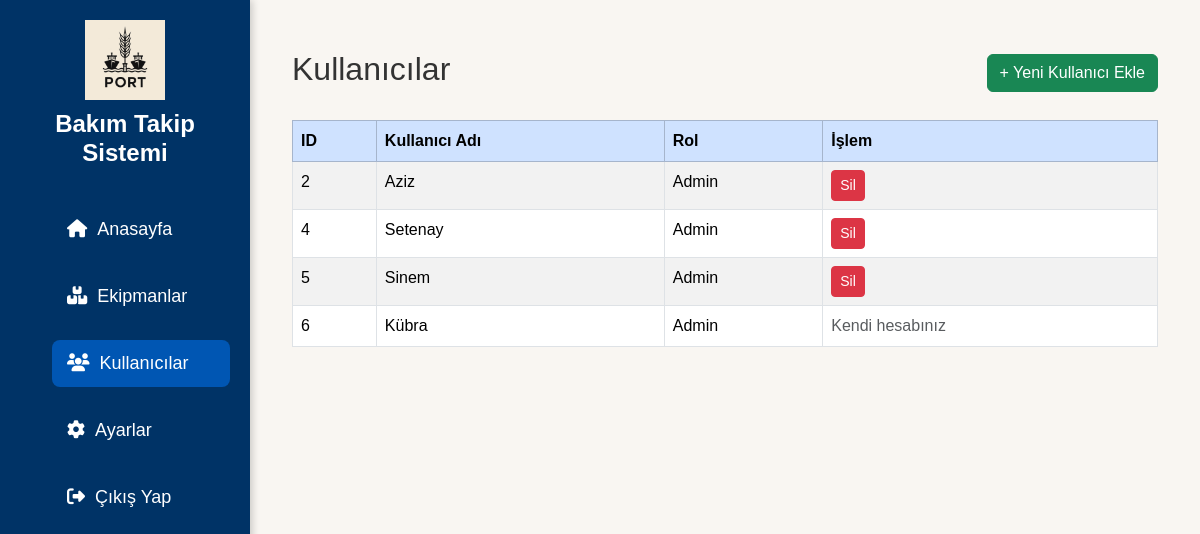
Page /users (signed in) on the committed database.
### app/models.py (models this page shows)
class User(UserMixin, db.Model):
    __tablename__ = 'users'
    id = db.Column(db.Integer, primary_key=True)
    username = db.Column(db.String(150), unique=True, nullable=False)
    password = db.Column(db.String(150), nullable=False)
    role = db.Column(db.String(50), nullable=False)

### app/routes.py (the view)
@main.route('/users')
@login_required
def users():
    if current_user.role != 'Admin':
        flash('Bu sayfaya erişim yetkiniz yok.', 'danger')
        return redirect(url_for('main.dashboard'))
    all_users = User.query.all()
    return render_template('users.html', users=all_users)

### app/__init__.py (called while the page is built)
def create_app():
    app = Flask(__name__)
    app.config.from_object('config.Config')
    db.init_app(app)
    login_manager.init_app(app)
    migrate.init_app(app, db)  # ✅ جديد
    login_manager.login_view = 'auth.login'
    @login_manager.user_loader
    def load_user(user_id):
        return User.query.get(int(user_id))
    app.register_blueprint(main)
    app.register_blueprint(auth)
    app.register_blueprint(api)  # ✅ API
    return app

### app/templates/users.html
{% extends 'layout.html' %}
{% block content %}
<div class="container-fluid">
    <div class="d-flex justify-content-between align-items-center mb-4">
        <h2>Kullanıcılar</h2>
        <a href="{{ url_for('main.add_user') }}" class="btn btn-success">+ Yeni Kullanıcı Ekle</a>
    </div>
    <table class="table table-bordered table-hover table-striped">
        <thead class="table-primary">
            <tr>
                <th>ID</th>
                <th>Kullanıcı Adı</th>
                <th>Rol</th>
                <th>İşlem</th>
            </tr>
        </thead>
        <tbody>
            {% for user in users %}
            <tr>
                <td>{{ user.id }}</td>
                <td>{{ user.username }}</td>
                <td>{{ user.role }}</td>
                <td>
                    {% if current_user.id != user.id %}
                    <form action="{{ url_for('main.delete_user', user_id=user.id) }}" method="POST" style="display:inline-block;">
                        <button type="submit" class="btn btn-danger btn-sm" onclick="return confirm('Bu kullanıcıyı silmek istediğinize emin misiniz?')">Sil</button>
                    </form>
                    {% else %}
                    <span class="text-muted">Kendi hesabınız</span>
                    {% endif %}
                </td>
            </tr>
            {% else %}
            <tr>
                <td colspan="4" class="text-center">Hiç kullanıcı bulunamadı.</td>
            </tr>
            {% endfor %}
        </tbody>
    </table>
</div>
{% endblock %}

### app/static/css/style.css (style rules this page uses)
* { margin: 0; padding: 0; box-sizing: border-box; }
body { font-family: 'Poppins', sans-serif; background-color: #f3f6fa; color: #333; }
body { background-color: #f9f6f2; }
.container-fluid { padding-top: 20px; padding-bottom: 40px; }

### rows in the picture
User: id "2", username "Aziz", role "Admin"
User: id "4", username "Setenay", role "Admin"
User: id "5", username "Sinem", role "Admin"
User: id "6", username "Kübra", role "Admin", shows "Kendi hesabınız"

### other values in the picture
{{ setting.site_name if setting else "Bakım Takip Sistemi" }} "Bakım Takip Sistemi"
